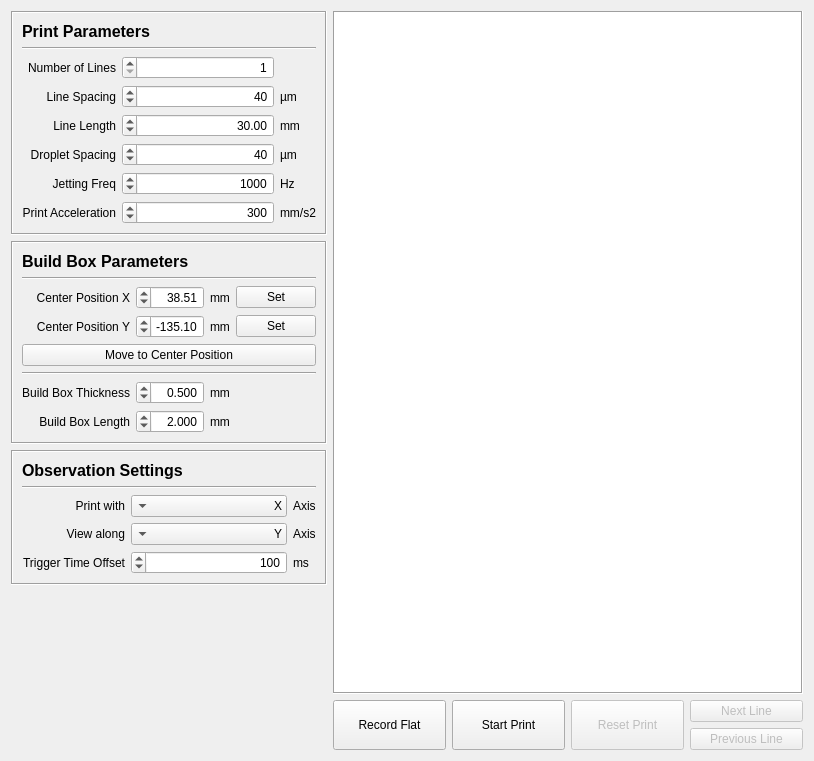
<?xml version="1.0" encoding="UTF-8"?>
<ui version="4.0">
 <class>HighSpeedLineWidget</class>
 <widget class="QWidget" name="HighSpeedLineWidget">
  <property name="geometry">
   <rect>
    <x>0</x>
    <y>0</y>
    <width>814</width>
    <height>761</height>
   </rect>
  </property>
  <property name="windowTitle">
   <string>Form</string>
  </property>
  <layout class="QGridLayout" name="gridLayout_4" columnstretch="0,1">
   <item row="0" column="0">
    <layout class="QGridLayout" name="settingsGridLayout">
     <item row="0" column="0">
      <widget class="QFrame" name="printParametersFrame">
       <property name="sizePolicy">
        <sizepolicy hsizetype="Preferred" vsizetype="Minimum">
         <horstretch>0</horstretch>
         <verstretch>0</verstretch>
        </sizepolicy>
       </property>
       <property name="frameShape">
        <enum>QFrame::Box</enum>
       </property>
       <property name="frameShadow">
        <enum>QFrame::Sunken</enum>
       </property>
       <layout class="QGridLayout" name="gridLayout">
        <item row="2" column="0">
         <widget class="QLabel" name="label">
          <property name="text">
           <string>Number of Lines</string>
          </property>
          <property name="alignment">
           <set>Qt::AlignRight|Qt::AlignTrailing|Qt::AlignVCenter</set>
          </property>
         </widget>
        </item>
        <item row="7" column="2">
         <widget class="QLabel" name="label_12">
          <property name="text">
           <string>mm/s2</string>
          </property>
         </widget>
        </item>
        <item row="6" column="0">
         <widget class="QLabel" name="label_9">
          <property name="text">
           <string>Jetting Freq</string>
          </property>
          <property name="alignment">
           <set>Qt::AlignRight|Qt::AlignTrailing|Qt::AlignVCenter</set>
          </property>
         </widget>
        </item>
        <item row="3" column="0">
         <widget class="QLabel" name="label_3">
          <property name="text">
           <string>Line Spacing</string>
          </property>
          <property name="alignment">
           <set>Qt::AlignRight|Qt::AlignTrailing|Qt::AlignVCenter</set>
          </property>
         </widget>
        </item>
        <item row="7" column="0">
         <widget class="QLabel" name="label_11">
          <property name="text">
           <string>Print Acceleration</string>
          </property>
          <property name="alignment">
           <set>Qt::AlignRight|Qt::AlignTrailing|Qt::AlignVCenter</set>
          </property>
         </widget>
        </item>
        <item row="3" column="1">
         <widget class="QSpinBox" name="lineSpacingSpinBox">
          <property name="layoutDirection">
           <enum>Qt::RightToLeft</enum>
          </property>
          <property name="alignment">
           <set>Qt::AlignRight|Qt::AlignTrailing|Qt::AlignVCenter</set>
          </property>
          <property name="minimum">
           <number>5</number>
          </property>
          <property name="maximum">
           <number>10000</number>
          </property>
          <property name="singleStep">
           <number>5</number>
          </property>
          <property name="value">
           <number>40</number>
          </property>
         </widget>
        </item>
        <item row="3" column="2">
         <widget class="QLabel" name="label_4">
          <property name="text">
           <string>µm</string>
          </property>
         </widget>
        </item>
        <item row="5" column="2">
         <widget class="QLabel" name="label_8">
          <property name="text">
           <string>µm</string>
          </property>
         </widget>
        </item>
        <item row="4" column="1">
         <widget class="QDoubleSpinBox" name="lineLengthSpinBox">
          <property name="layoutDirection">
           <enum>Qt::RightToLeft</enum>
          </property>
          <property name="alignment">
           <set>Qt::AlignRight|Qt::AlignTrailing|Qt::AlignVCenter</set>
          </property>
          <property name="decimals">
           <number>2</number>
          </property>
          <property name="maximum">
           <double>100.000000000000000</double>
          </property>
          <property name="singleStep">
           <double>0.100000000000000</double>
          </property>
          <property name="value">
           <double>30.000000000000000</double>
          </property>
         </widget>
        </item>
        <item row="4" column="2">
         <widget class="QLabel" name="label_6">
          <property name="text">
           <string>mm</string>
          </property>
         </widget>
        </item>
        <item row="6" column="2">
         <widget class="QLabel" name="label_10">
          <property name="text">
           <string>Hz</string>
          </property>
         </widget>
        </item>
        <item row="0" column="0" colspan="3">
         <widget class="QLabel" name="label_2">
          <property name="font">
           <font>
            <pointsize>12</pointsize>
            <bold>true</bold>
           </font>
          </property>
          <property name="text">
           <string>Print Parameters</string>
          </property>
         </widget>
        </item>
        <item row="5" column="0">
         <widget class="QLabel" name="label_7">
          <property name="text">
           <string>Droplet Spacing</string>
          </property>
          <property name="alignment">
           <set>Qt::AlignRight|Qt::AlignTrailing|Qt::AlignVCenter</set>
          </property>
         </widget>
        </item>
        <item row="2" column="1">
         <widget class="QSpinBox" name="numLinesSpinBox">
          <property name="sizePolicy">
           <sizepolicy hsizetype="Expanding" vsizetype="Fixed">
            <horstretch>0</horstretch>
            <verstretch>0</verstretch>
           </sizepolicy>
          </property>
          <property name="layoutDirection">
           <enum>Qt::RightToLeft</enum>
          </property>
          <property name="alignment">
           <set>Qt::AlignRight|Qt::AlignTrailing|Qt::AlignVCenter</set>
          </property>
          <property name="minimum">
           <number>1</number>
          </property>
          <property name="value">
           <number>1</number>
          </property>
         </widget>
        </item>
        <item row="4" column="0">
         <widget class="QLabel" name="label_5">
          <property name="text">
           <string>Line Length</string>
          </property>
          <property name="alignment">
           <set>Qt::AlignRight|Qt::AlignTrailing|Qt::AlignVCenter</set>
          </property>
         </widget>
        </item>
        <item row="5" column="1">
         <widget class="QSpinBox" name="dropletSpacingSpinBox">
          <property name="layoutDirection">
           <enum>Qt::RightToLeft</enum>
          </property>
          <property name="alignment">
           <set>Qt::AlignRight|Qt::AlignTrailing|Qt::AlignVCenter</set>
          </property>
          <property name="minimum">
           <number>5</number>
          </property>
          <property name="maximum">
           <number>150</number>
          </property>
          <property name="singleStep">
           <number>5</number>
          </property>
          <property name="value">
           <number>40</number>
          </property>
         </widget>
        </item>
        <item row="6" column="1">
         <widget class="QSpinBox" name="jettingFrequencySpinBox">
          <property name="layoutDirection">
           <enum>Qt::RightToLeft</enum>
          </property>
          <property name="alignment">
           <set>Qt::AlignRight|Qt::AlignTrailing|Qt::AlignVCenter</set>
          </property>
          <property name="minimum">
           <number>500</number>
          </property>
          <property name="maximum">
           <number>3000</number>
          </property>
          <property name="value">
           <number>1000</number>
          </property>
         </widget>
        </item>
        <item row="7" column="1">
         <widget class="QSpinBox" name="printAccelerationSpinBox">
          <property name="layoutDirection">
           <enum>Qt::RightToLeft</enum>
          </property>
          <property name="alignment">
           <set>Qt::AlignRight|Qt::AlignTrailing|Qt::AlignVCenter</set>
          </property>
          <property name="minimum">
           <number>10</number>
          </property>
          <property name="maximum">
           <number>1000</number>
          </property>
          <property name="singleStep">
           <number>10</number>
          </property>
          <property name="value">
           <number>300</number>
          </property>
         </widget>
        </item>
        <item row="1" column="0" colspan="3">
         <widget class="Line" name="line_2">
          <property name="orientation">
           <enum>Qt::Horizontal</enum>
          </property>
         </widget>
        </item>
       </layout>
      </widget>
     </item>
     <item row="1" column="0">
      <widget class="QFrame" name="buildBoxParametersFrame">
       <property name="sizePolicy">
        <sizepolicy hsizetype="Preferred" vsizetype="Minimum">
         <horstretch>0</horstretch>
         <verstretch>0</verstretch>
        </sizepolicy>
       </property>
       <property name="frameShape">
        <enum>QFrame::Box</enum>
       </property>
       <property name="frameShadow">
        <enum>QFrame::Sunken</enum>
       </property>
       <layout class="QGridLayout" name="gridLayout_2">
        <item row="7" column="2">
         <widget class="QLabel" name="label_21">
          <property name="text">
           <string>mm</string>
          </property>
         </widget>
        </item>
        <item row="7" column="0">
         <widget class="QLabel" name="label_20">
          <property name="text">
           <string>Build Box Length</string>
          </property>
          <property name="alignment">
           <set>Qt::AlignRight|Qt::AlignTrailing|Qt::AlignVCenter</set>
          </property>
         </widget>
        </item>
        <item row="6" column="1">
         <widget class="QDoubleSpinBox" name="buildBoxThicknessSpinBox">
          <property name="layoutDirection">
           <enum>Qt::RightToLeft</enum>
          </property>
          <property name="alignment">
           <set>Qt::AlignRight|Qt::AlignTrailing|Qt::AlignVCenter</set>
          </property>
          <property name="decimals">
           <number>3</number>
          </property>
          <property name="maximum">
           <double>10.000000000000000</double>
          </property>
          <property name="singleStep">
           <double>0.010000000000000</double>
          </property>
          <property name="value">
           <double>0.500000000000000</double>
          </property>
         </widget>
        </item>
        <item row="4" column="0" colspan="4">
         <widget class="QPushButton" name="moveToCenterButton">
          <property name="text">
           <string>Move to Center Position</string>
          </property>
         </widget>
        </item>
        <item row="0" column="0" colspan="3">
         <widget class="QLabel" name="label_13">
          <property name="font">
           <font>
            <pointsize>12</pointsize>
            <bold>true</bold>
           </font>
          </property>
          <property name="text">
           <string>Build Box Parameters</string>
          </property>
         </widget>
        </item>
        <item row="3" column="1">
         <widget class="QDoubleSpinBox" name="buildBoxCenterYSpinBox">
          <property name="layoutDirection">
           <enum>Qt::RightToLeft</enum>
          </property>
          <property name="alignment">
           <set>Qt::AlignRight|Qt::AlignTrailing|Qt::AlignVCenter</set>
          </property>
          <property name="minimum">
           <double>-500.000000000000000</double>
          </property>
          <property name="maximum">
           <double>0.000000000000000</double>
          </property>
          <property name="value">
           <double>-135.099999999999994</double>
          </property>
         </widget>
        </item>
        <item row="3" column="2">
         <widget class="QLabel" name="label_17">
          <property name="text">
           <string>mm</string>
          </property>
         </widget>
        </item>
        <item row="6" column="0">
         <widget class="QLabel" name="label_18">
          <property name="text">
           <string>Build Box Thickness</string>
          </property>
          <property name="alignment">
           <set>Qt::AlignRight|Qt::AlignTrailing|Qt::AlignVCenter</set>
          </property>
         </widget>
        </item>
        <item row="2" column="1">
         <widget class="QDoubleSpinBox" name="buildBoxCenterXSpinBox">
          <property name="sizePolicy">
           <sizepolicy hsizetype="Expanding" vsizetype="Fixed">
            <horstretch>0</horstretch>
            <verstretch>0</verstretch>
           </sizepolicy>
          </property>
          <property name="layoutDirection">
           <enum>Qt::RightToLeft</enum>
          </property>
          <property name="alignment">
           <set>Qt::AlignRight|Qt::AlignTrailing|Qt::AlignVCenter</set>
          </property>
          <property name="maximum">
           <double>150.000000000000000</double>
          </property>
          <property name="value">
           <double>38.509999999999998</double>
          </property>
         </widget>
        </item>
        <item row="3" column="3">
         <widget class="QPushButton" name="setYCenter">
          <property name="text">
           <string>Set</string>
          </property>
         </widget>
        </item>
        <item row="2" column="0">
         <widget class="QLabel" name="label_14">
          <property name="text">
           <string>Center Position X</string>
          </property>
          <property name="alignment">
           <set>Qt::AlignRight|Qt::AlignTrailing|Qt::AlignVCenter</set>
          </property>
         </widget>
        </item>
        <item row="5" column="0" colspan="4">
         <widget class="Line" name="line">
          <property name="orientation">
           <enum>Qt::Horizontal</enum>
          </property>
         </widget>
        </item>
        <item row="2" column="3">
         <widget class="QPushButton" name="setXCenter">
          <property name="text">
           <string>Set</string>
          </property>
         </widget>
        </item>
        <item row="7" column="1">
         <widget class="QDoubleSpinBox" name="buildBoxLengthSpinBox">
          <property name="layoutDirection">
           <enum>Qt::RightToLeft</enum>
          </property>
          <property name="alignment">
           <set>Qt::AlignRight|Qt::AlignTrailing|Qt::AlignVCenter</set>
          </property>
          <property name="decimals">
           <number>3</number>
          </property>
          <property name="maximum">
           <double>10.000000000000000</double>
          </property>
          <property name="singleStep">
           <double>0.010000000000000</double>
          </property>
          <property name="value">
           <double>2.000000000000000</double>
          </property>
         </widget>
        </item>
        <item row="2" column="2">
         <widget class="QLabel" name="label_15">
          <property name="text">
           <string>mm</string>
          </property>
         </widget>
        </item>
        <item row="3" column="0">
         <widget class="QLabel" name="label_16">
          <property name="text">
           <string>Center Position Y</string>
          </property>
          <property name="alignment">
           <set>Qt::AlignRight|Qt::AlignTrailing|Qt::AlignVCenter</set>
          </property>
         </widget>
        </item>
        <item row="1" column="0" colspan="4">
         <widget class="Line" name="line_3">
          <property name="orientation">
           <enum>Qt::Horizontal</enum>
          </property>
         </widget>
        </item>
        <item row="6" column="2">
         <widget class="QLabel" name="label_19">
          <property name="text">
           <string>mm</string>
          </property>
         </widget>
        </item>
       </layout>
      </widget>
     </item>
     <item row="2" column="0">
      <widget class="QFrame" name="observationSettingsFrame">
       <property name="sizePolicy">
        <sizepolicy hsizetype="Preferred" vsizetype="Minimum">
         <horstretch>0</horstretch>
         <verstretch>0</verstretch>
        </sizepolicy>
       </property>
       <property name="frameShape">
        <enum>QFrame::Box</enum>
       </property>
       <property name="frameShadow">
        <enum>QFrame::Sunken</enum>
       </property>
       <layout class="QGridLayout" name="gridLayout_3">
        <item row="1" column="0" colspan="3">
         <widget class="Line" name="line_4">
          <property name="orientation">
           <enum>Qt::Horizontal</enum>
          </property>
         </widget>
        </item>
        <item row="0" column="0" colspan="2">
         <widget class="QLabel" name="label_22">
          <property name="sizePolicy">
           <sizepolicy hsizetype="Preferred" vsizetype="Preferred">
            <horstretch>0</horstretch>
            <verstretch>0</verstretch>
           </sizepolicy>
          </property>
          <property name="font">
           <font>
            <pointsize>12</pointsize>
            <bold>true</bold>
           </font>
          </property>
          <property name="text">
           <string>Observation Settings</string>
          </property>
         </widget>
        </item>
        <item row="2" column="1">
         <widget class="QComboBox" name="printAxisComboBox">
          <property name="sizePolicy">
           <sizepolicy hsizetype="Expanding" vsizetype="Fixed">
            <horstretch>0</horstretch>
            <verstretch>0</verstretch>
           </sizepolicy>
          </property>
          <property name="layoutDirection">
           <enum>Qt::RightToLeft</enum>
          </property>
          <item>
           <property name="text">
            <string>X</string>
           </property>
          </item>
          <item>
           <property name="text">
            <string>Y</string>
           </property>
          </item>
         </widget>
        </item>
        <item row="3" column="0">
         <widget class="QLabel" name="label_23">
          <property name="text">
           <string>View along</string>
          </property>
          <property name="alignment">
           <set>Qt::AlignRight|Qt::AlignTrailing|Qt::AlignVCenter</set>
          </property>
         </widget>
        </item>
        <item row="4" column="1">
         <widget class="QSpinBox" name="triggerOffsetSpinBox">
          <property name="layoutDirection">
           <enum>Qt::RightToLeft</enum>
          </property>
          <property name="alignment">
           <set>Qt::AlignRight|Qt::AlignTrailing|Qt::AlignVCenter</set>
          </property>
          <property name="maximum">
           <number>10000</number>
          </property>
          <property name="value">
           <number>100</number>
          </property>
         </widget>
        </item>
        <item row="3" column="1">
         <widget class="QComboBox" name="viewAxisComboBox">
          <property name="layoutDirection">
           <enum>Qt::RightToLeft</enum>
          </property>
          <property name="currentIndex">
           <number>1</number>
          </property>
          <item>
           <property name="text">
            <string>X</string>
           </property>
          </item>
          <item>
           <property name="text">
            <string>Y</string>
           </property>
          </item>
         </widget>
        </item>
        <item row="4" column="0">
         <widget class="QLabel" name="label_24">
          <property name="text">
           <string>Trigger Time Offset</string>
          </property>
          <property name="alignment">
           <set>Qt::AlignRight|Qt::AlignTrailing|Qt::AlignVCenter</set>
          </property>
         </widget>
        </item>
        <item row="2" column="0">
         <widget class="QLabel" name="label_27">
          <property name="text">
           <string>Print with</string>
          </property>
          <property name="alignment">
           <set>Qt::AlignRight|Qt::AlignTrailing|Qt::AlignVCenter</set>
          </property>
         </widget>
        </item>
        <item row="3" column="2">
         <widget class="QLabel" name="label_26">
          <property name="text">
           <string>Axis</string>
          </property>
         </widget>
        </item>
        <item row="4" column="2">
         <widget class="QLabel" name="label_25">
          <property name="text">
           <string>ms</string>
          </property>
         </widget>
        </item>
        <item row="2" column="2">
         <widget class="QLabel" name="label_28">
          <property name="text">
           <string>Axis</string>
          </property>
         </widget>
        </item>
       </layout>
      </widget>
     </item>
    </layout>
   </item>
   <item row="1" column="0">
    <spacer name="verticalSpacer_2">
     <property name="orientation">
      <enum>Qt::Vertical</enum>
     </property>
     <property name="sizeHint" stdset="0">
      <size>
       <width>20</width>
       <height>40</height>
      </size>
     </property>
    </spacer>
   </item>
   <item row="2" column="1">
    <layout class="QHBoxLayout" name="printButtonLayout">
     <item>
      <widget class="QPushButton" name="recordFlatButton">
       <property name="text">
        <string>
Record Flat
</string>
       </property>
      </widget>
     </item>
     <item>
      <widget class="QPushButton" name="printButton">
       <property name="text">
        <string>
Start Print
</string>
       </property>
      </widget>
     </item>
     <item>
      <widget class="QPushButton" name="stopPrintButton">
       <property name="enabled">
        <bool>false</bool>
       </property>
       <property name="text">
        <string>
Reset Print
</string>
       </property>
      </widget>
     </item>
     <item>
      <layout class="QVBoxLayout" name="verticalLayout">
       <item>
        <widget class="QPushButton" name="incrementLineNumButton">
         <property name="enabled">
          <bool>false</bool>
         </property>
         <property name="text">
          <string>Next Line</string>
         </property>
        </widget>
       </item>
       <item>
        <widget class="QPushButton" name="decrementLineNumButton">
         <property name="enabled">
          <bool>false</bool>
         </property>
         <property name="text">
          <string>Previous Line</string>
         </property>
        </widget>
       </item>
      </layout>
     </item>
    </layout>
   </item>
   <item row="0" column="1" rowspan="2">
    <widget class="SvgView" name="SVGViewer">
     <property name="minimumSize">
      <size>
       <width>300</width>
       <height>300</height>
      </size>
     </property>
     <property name="frameShape">
      <enum>QFrame::Box</enum>
     </property>
    </widget>
   </item>
  </layout>
 </widget>
 <customwidgets>
  <customwidget>
   <class>SvgView</class>
   <extends>QGraphicsView</extends>
   <header>svgview.h</header>
  </customwidget>
 </customwidgets>
 <resources/>
 <connections/>
</ui>
